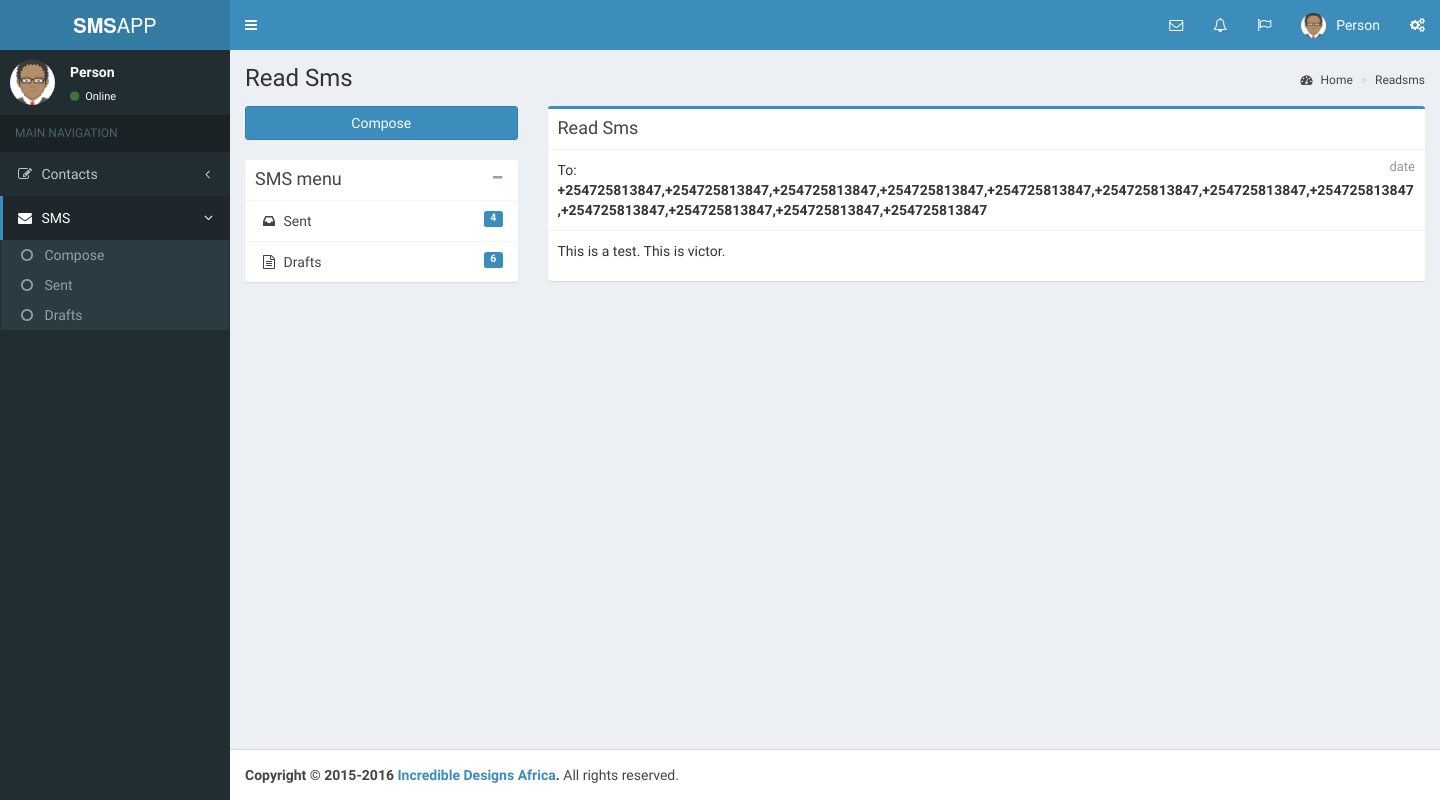
/readsms.php?id=1, run on an earlier commit of the app's database.
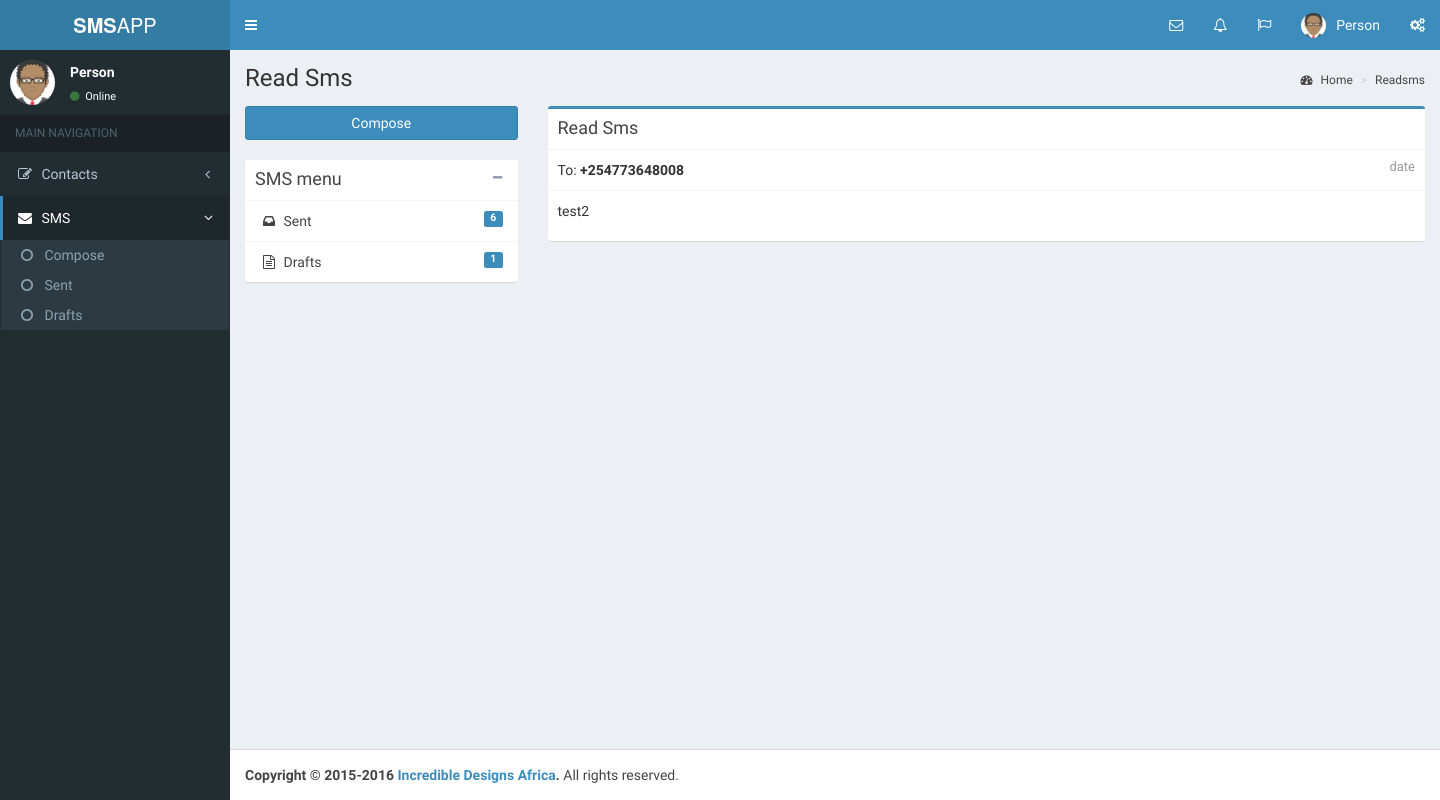
And on a later commit of the database.
### tables this page shows
CREATE TABLE `sentsms` (
  `id` int(11) NOT NULL,
  `phone` varchar(255) NOT NULL,
  `smstext` varchar(255) NOT NULL,
  `draft` int(11) NOT NULL
);

### class/database.php (called while the page is built, shortened)
<?php
class Database
{
	public $mysqli;
	function __construct()
	{
		$this->mysqli = new mysqli("localhost", "root", "", "smsapp");
	}
	public function countSentSMS(){
		$query = "SELECT * FROM sentsms WHERE draft = 0";
		$result = $this->mysqli->query($query);
		$row_count = $result->num_rows;
		return $row_count;
	}
	public function countDraftSMS(){
		$query = "SELECT * FROM sentsms WHERE draft = 1";
		$result = $this->mysqli->query($query);
		$row_count = $result->num_rows;
		return $row_count;
	}
	public function getSingle($id){
		$table = $this->sent_sms_table;
		$res = $this->mysqli->query("SELECT * FROM $table WHERE id='$id'");
        while ($row = $res->fetch_assoc()){
        	$data= array(
				'id' 		=>$row['id'] ,
				'phone' 	=>$row['phone'] ,
				'smstext' 	=>$row['smstext']
				);
        }
        return $data;
	}
}
 ?>

### class/smstext.class.php (called while the page is built, shortened)
<?php
include 'Database.php';
class smstext extends Database
{
	function __construct()
	{
		$this->total_sent = $this->countSentSMS();
		$this->total_draft = $this->countDraftSMS();
	}
}
 ?>

### readsms.php (the view, shortened to what this page needs)
<!DOCTYPE html>
<?php
  if (isset($_GET['id'])) {
    $id = $_GET['id'];
    include 'class/smstext.class.php';
    $smstext = new smstext();
    $data=$smstext->getSingle($id);
  }
 ?>
<html>
  <head>
    <?php include "includes/_csslinks.php"; ?>
  <body class="hold-transition skin-blue sidebar-mini">
    <div class="wrapper">
      <?php include "includes/_header.php"; ?>
      <?php include "includes/_leftsidebar.php" ?>
      <div class="content-wrapper">
        <section class="content-header">
          <h1>
            Read Sms
          </h1>
          <?php include "includes/_breadcrums.php"; ?>
        </section>
        <section class="content">
          <div class="row">
            <div class="col-md-3">
              <a href="compose.php" class="btn btn-primary btn-block margin-bottom">Compose</a>
              <?php include 'includes/_mailboxmenu.php' ?>
            </div>
            <div class="col-md-9">
              <div class="box box-primary">
                <div class="box-header with-border">
                  <h3 class="box-title">Read Sms</h3>
                </div>
                <div class="box-body no-padding">
                  <div class="mailbox-read-info">
                    <h3>
                      <span class="mailbox-read-time pull-right">date</span>
                    </h3>
                    <div class="to-phone-number">
                      To: <b> <?php echo $data['phone']; ?> </b>
                    </div>
                  </div>
                  <div class="mailbox-read-message">
                    <p><?php echo $data['smstext']; ?></p>
                  </div>
                </div>
              </div>
            </div>
          </div>
        </section>
      </div>
      <?php include "includes/_footercopyright.php"; ?>
    </div>
  </body>
</html>

### includes/_mailboxmenu.php
<div class="box box-solid">
  <div class="box-header with-border">
    <h3 class="box-title">SMS menu</h3>
    <div class="box-tools">
      <button class="btn btn-box-tool" data-widget="collapse"><i class="fa fa-minus"></i></button>
    </div>
  </div>
  <div class="box-body no-padding">
    <ul class="nav nav-pills nav-stacked">
      <li><a href="sentsms.php"><i class="fa fa-inbox"></i> Sent <span class="label label-primary pull-right"><?php echo $smstext->total_sent ?></span></a></li>
      <li><a href="draftsms.php"><i class="fa fa-file-text-o"></i> Drafts <span class="label label-primary pull-right"><?php echo $smstext->total_draft ?></span></a></li>
    </ul>
  </div>
</div>

What changed in the data, as far as the page shows it:
changed sentsms: phone "+254725813847,+254725813847,+254725813847,+254725813847,+254725813847,+254725813847,+254725813847,+254725813847,+254725813847,+254725813847,+254725813847,+254725813847" → "+254773648008"; smstext "This is a test. This is victor." → "test2"
Also different on the page:
$smstext->total_sent: "4" → "6"
$smstext->total_draft: "6" → "1"
